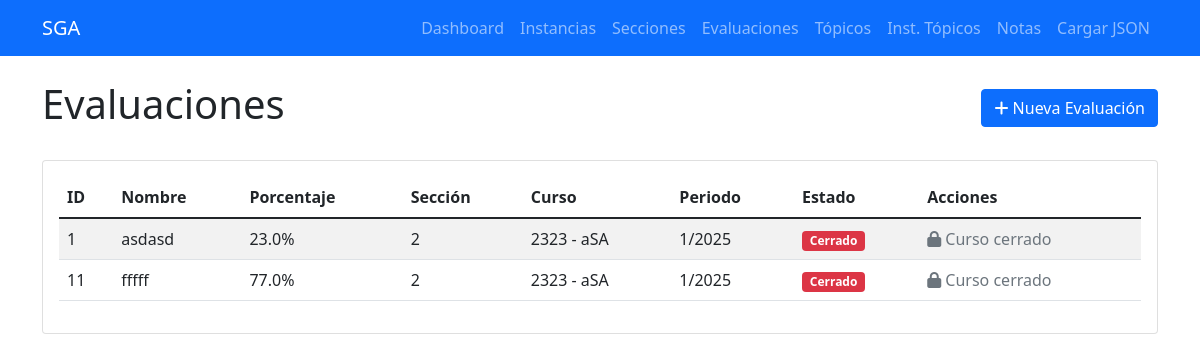
Screenshot of /evaluaciones with the database file from the repository.
### tables this page shows
CREATE TABLE evaluaciones (
            id INTEGER PRIMARY KEY AUTOINCREMENT,
            nombre TEXT NOT NULL,
            porcentaje REAL NOT NULL,
            seccion_id INTEGER NOT NULL,
            created_at TIMESTAMP DEFAULT CURRENT_TIMESTAMP,
            FOREIGN KEY (seccion_id) REFERENCES secciones (id) ON DELETE CASCADE
        );

CREATE TABLE cursos (
            id INTEGER PRIMARY KEY AUTOINCREMENT,
            codigo TEXT UNIQUE NOT NULL,
            nombre TEXT NOT NULL,
            requisitos TEXT,
            created_at TIMESTAMP DEFAULT CURRENT_TIMESTAMP
        );

CREATE TABLE instancias_curso (
            id INTEGER PRIMARY KEY AUTOINCREMENT,
            semestre INTEGER NOT NULL,
            anio INTEGER NOT NULL,
            curso_id INTEGER NOT NULL,
            created_at TIMESTAMP DEFAULT CURRENT_TIMESTAMP, cerrado BOOLEAN DEFAULT 0, fecha_cierre TIMESTAMP NULL,
            FOREIGN KEY (curso_id) REFERENCES cursos (id) ON DELETE CASCADE
        );

### routes/evaluacion_routes.py (the view)
@evaluacion_bp.route('/evaluaciones')
def listar_evaluaciones():
    evaluaciones = Evaluacion.obtener_todos()
    return render_template('evaluaciones/listar.html', evaluaciones=evaluaciones)

### db/database.py (called while the page is built)
def get_connection():
    return sqlite3.connect(DATABASE_PATH)

def execute_query(query, params=None):
    conn = get_connection()
    cursor = conn.cursor()
    if params:
        cursor.execute(query, params)
    else:
        cursor.execute(query)
    if query.strip().upper().startswith('SELECT'):
        results = cursor.fetchall()
    else:
        conn.commit()
        results = cursor.lastrowid
    conn.close()
    return results

### templates/evaluaciones/listar.html (shortened to what this page needs)
{% extends "base.html" %}
{% block content %}
<div class="d-flex justify-content-between align-items-center mb-4">
    <h1>Evaluaciones</h1>
    <a href="{{ url_for('evaluacion.crear_evaluacion') }}" class="btn btn-primary">
        <i class="fas fa-plus"></i> Nueva Evaluación
    </a>
</div>
<div class="card">
    <div class="card-body">
        {% if evaluaciones %}
            <div class="table-responsive">
                <table class="table table-striped">                    <thead>
                        <tr>
                            <th>ID</th>
                            <th>Nombre</th>
                            <th>Porcentaje</th>
                            <th>Sección</th>
                            <th>Curso</th>
                            <th>Periodo</th>
                            <th>Estado</th>
                            <th>Acciones</th>
                        </tr>
                    </thead>
                    <tbody>
                        {% for evaluacion in evaluaciones %}                        <tr>
                            <td>{{ evaluacion.id }}</td>
                            <td>{{ evaluacion.nombre }}</td>
                            <td>{{ evaluacion.porcentaje }}%</td>
                            <td>{{ evaluacion.seccion_numero }}</td>
                            <td>{{ evaluacion.curso_codigo }} - {{ evaluacion.curso_nombre }}</td>
                            <td>{{ evaluacion.semestre }}/{{ evaluacion.anio }}</td>
                            <td>
                                {% if evaluacion.curso_cerrado %}
                                    <span class="badge bg-danger">Cerrado</span>
                                {% else %}
                                    <span class="badge bg-success">Abierto</span>
                                {% endif %}
                            </td>
                            <td>
                                {% if not evaluacion.curso_cerrado %}
                                    <a href="{{ url_for('evaluacion.editar_evaluacion', id=evaluacion.id) }}"
                                       class="btn btn-sm btn-outline-primary">Editar</a>
                                    <form method="POST" action="{{ url_for('evaluacion.eliminar_evaluacion', id=evaluacion.id) }}"
                                          class="d-inline" onsubmit="return confirm('¿Estás seguro?')">
                                        <button type="submit" class="btn btn-sm btn-outline-danger">Eliminar</button>
                                    </form>
                                {% else %}
                                    <span class="text-muted">
                                        <i class="fas fa-lock"></i> Curso cerrado
                                    </span>
                                {% endif %}
                            </td>
                        </tr>
                        {% endfor %}
                    </tbody>
                </table>
            </div>
        {% endif %}
    </div>
</div>
{% endblock %}

### rows the page displays
evaluaciones: id "1", nombre "asdasd", porcentaje "23.0", seccion_numero "2", curso_codigo "2323", curso_nombre "aSA", semestre "1", anio "2025"
evaluaciones: id "11", nombre "fffff", porcentaje "77.0", seccion_numero "2", curso_codigo "2323", curso_nombre "aSA", semestre "1", anio "2025"
